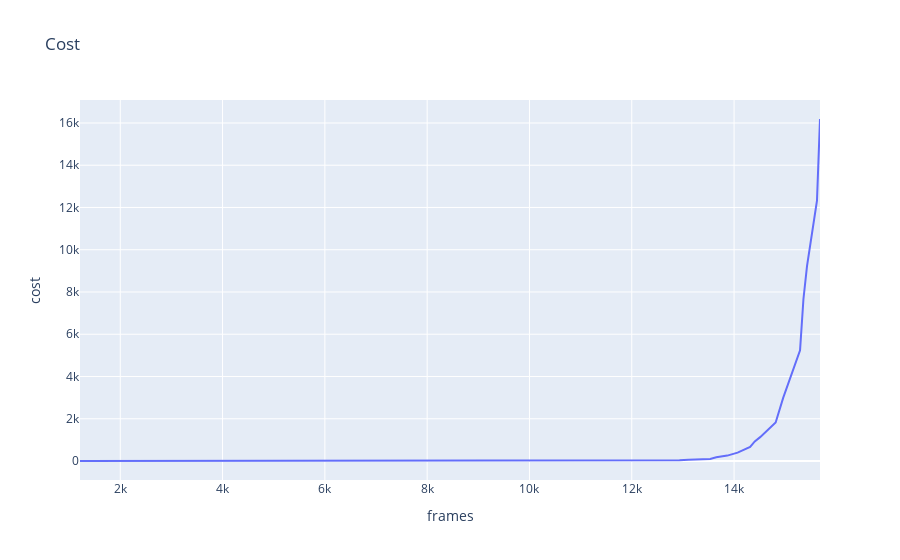

Write notebook code for a chart like this one.
### Code cell
info = {"game_number": [1, 2, 3, 4, 5, 6, 7, 8, 9, 10, 11, 12, 13, 14, 15, 16, 17, 18, 19, 20, 21, 22, 23, 24, 25, 26, 27, 28, 29, 30, 31, 32, 33, 34, 35, 36, 37, 38], "frames": [1213, 2940, 4343, 4947, 5388, 6467, 7034, 7953, 8446, 9621, 10092, 10158, 10357, 10503, 10743, 11082, 11139, 11595, 11836, 12321, 12465, 12551, 12933, 13108, 13533, 13652, 13868, 14069, 14314, 14405, 14510, 14813, 14960, 15290, 15356, 15426, 15621, 15680], "epsilon": [0.9959566666666667, 0.9902, 0.9855233333333333, 0.98351, 0.98204, 0.9784433333333333, 0.9765533333333334, 0.97349, 0.9718466666666666, 0.96793, 0.96636, 0.96614, 0.9654766666666666, 0.96499, 0.96419, 0.96306, 0.96287, 0.96135, 0.9605466666666667, 0.95893, 0.95845, 0.9581633333333334, 0.95689, 0.9563066666666666, 0.95489, 0.9544933333333333, 0.9537733333333334, 0.9531033333333333, 0.9522866666666666, 0.9519833333333333, 0.9516333333333333, 0.9506233333333334, 0.9501333333333334, 0.9490333333333333, 0.9488133333333333, 0.94858, 0.94793, 0.9477333333333333], "score": [150, 150, 270, 40, 210, -10, 100, 180, -30, 80, 180, -150, 180, -150, -80, 140, -100, 210, 200, 120, 160, 150, 150, 200, 200, 60, 160, 190, 110, 50, 100, 140, 150, -50, 150, 150, -140, 150], "mean_score": [150.0, 150.0, 190.0, 152.5, 164.0, 135.0, 130.0, 136.25, 117.77777777777777, 114.0, 120.0, 97.5, 103.84615384615384, 85.71428571428571, 74.66666666666667, 78.75, 68.23529411764706, 76.11111111111111, 82.63157894736842, 84.5, 88.0952380952381, 90.9090909090909, 93.47826086956522, 97.91666666666667, 102.0, 100.38461538461539, 102.5925925925926, 105.71428571428571, 105.86206896551724, 104.0, 103.87096774193549, 105.0, 106.36363636363636, 101.76470588235294, 103.14285714285714, 104.44444444444444, 97.83783783783784, 99.21052631578948], "best_mean_score": [150.0, 150.0, 190.0, 190.0, 190.0, 190.0, 190.0, 190.0, 190.0, 190.0, 190.0, 190.0, 190.0, 190.0, 190.0, 190.0, 190.0, 190.0, 190.0, 190.0, 190.0, 190.0, 190.0, 190.0, 190.0, 190.0, 190.0, 190.0, 190.0, 190.0, 190.0, 190.0, 190.0, 190.0, 190.0, 190.0, 190.0, 190.0], "cost": [0, 0, 0, 0, 0, 0, 0, 0, 0, 0, 6.923309948288295, 5.267710164850083, 6.479084967093, 9.449160717845523, 6.034179519867944, 9.59020923611482, 11.200093254559794, 10.217722684106217, 11.085057879716679, 14.714819990195634, 21.606539702981063, 27.9415141637273, 34.47913301751461, 56.26761204888064, 98.89904267349951, 172.53925437436152, 254.98713133832982, 397.74531306078035, 662.4492091667508, 930.0165655225267, 1129.4068367703328, 1823.5670659907328, 2989.510555234375, 5238.882234524625, 7656.15802511248, 9229.029905792651, 12327.235649655468, 16187.964528543185]}
import pandas as pd
import plotly.express as px
px.line(info, x='frames', y='cost', title='Cost')
